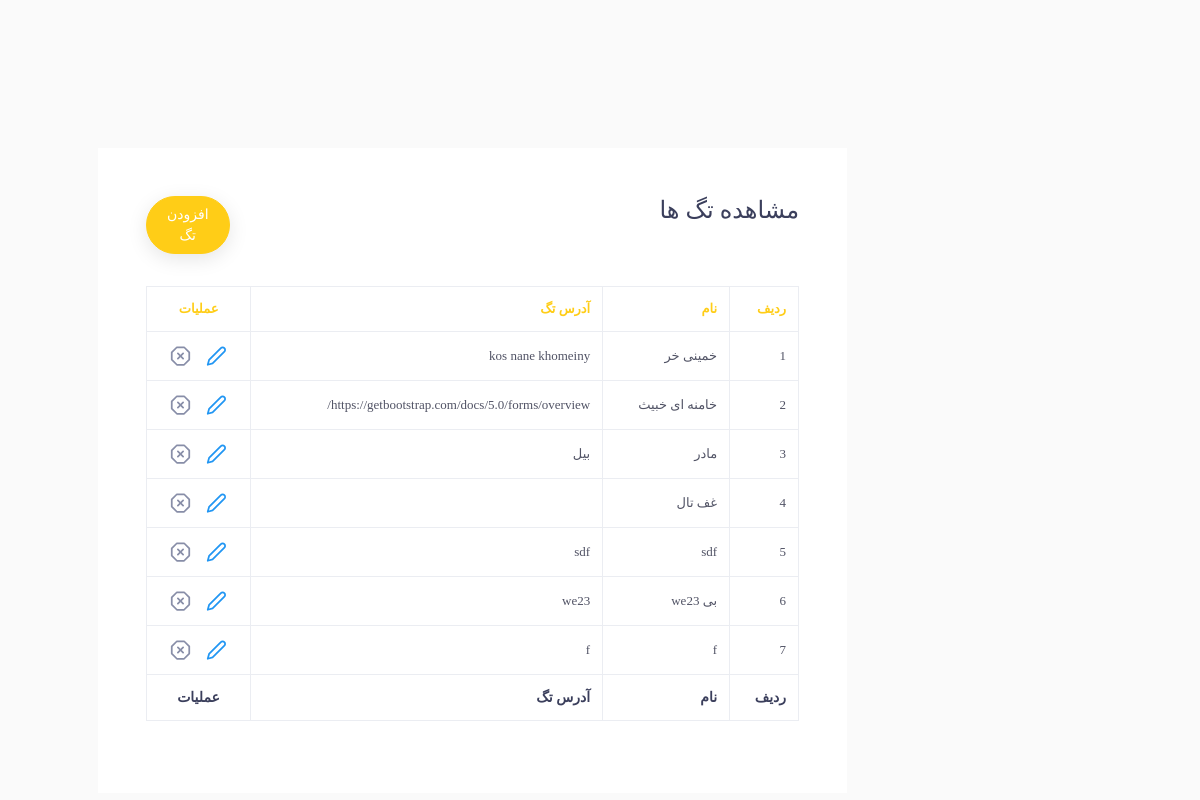
/dashbaord/tag, run on the app's committed database.
### Post/models.py (models this page shows, shortened)
class ArticleTags(models.Model):
    title = models.CharField(max_length=50, verbose_name="عنوان تگ")
    url = models.TextField(verbose_name="آدرس تگ", unique=True)

### Post/views.py (the view)
# urls.py: path('tag',views.TagManer.as_view(),name="tag_admin"),
class TagManer(ListView):
    template_name = 'Post/listTag.html'
    model = ArticleTags
    context_object_name = 'data'

### Post/templates/Post/listTag.html (shortened to what this page needs)
{% extends 'shared/base.html' %}
{% load static %}
{% block header_reference %}
    <link href="{% static 'admin_panel/assets/css/tables/table-basic.css' %}" rel="stylesheet" type="text/css">
{% endblock %}
{% block content %}
    {% load poll_extras %}
    <div class="col-lg-10 mx-auto mt-5 ">
        <div class="table-responsive bg-white p-5">
            <div class="widget-header">
                <div class="row">
                    <div class="col-xl-10 col-md-10 col-sm-10 col-10 mb-4 ">
                        <h4>مشاهده تگ ها</h4>
                    </div>
                    <div class="col-md-2 mb-4">
                        <a href="{% url 'tag_add_admin'  %}" class="btn btn-primary mb-2 mr-2 btn-rounded">افزودن
                            تگ</a>
                    </div>
                </div>
            </div>
            <table class="table table-bordered table-hover table-condensed mb-4">
                <thead>
                <tr>
                    <th>ردیف</th>
                    <th>نام</th>
                    <th>آدرس تگ</th>
                    <th class="text-center">عملیات</th>
                </tr>
                </thead>
                <tbody>
                {% for item in data %}
                    <tr>
                        <td>
                            {{ forloop.counter }}
                        </td>
                        <td>
                            {{ item.title }}
                        </td>
                        <td>
                            {{ item.url }}
                        </td>
                        <td class="text-center">
                            <ul class="table-controls">
                                <li>
                                    <a href="{% url 'tag_edit_admin' id=item.id  %}"
                                       style="margin-right: 1x;color: red"
                                       class="bs-tooltip mr-2 text-or" data-toggle="tooltip" data-placement="top"
                                       title="" data-original-title="ویرایش">
                                        <svg xmlns="http://www.w3.org/2000/svg" width="24" height="24"
                                             viewBox="0 0 24 24" fill="none" stroke="currentColor" stroke-width="2"
                                             stroke-linecap="round" stroke-linejoin="round"
                                             class="feather feather-edit-2 text-info">
                                            <path d="M17 3a2.828 2.828 0 1 1 4 4L7.5 20.5 2 22l1.5-5.5L17 3z"></path>
                                        </svg>
                                    </a>
                                    <a href="{% url 'tag_delete_admin' item.id %}"
                                       style="margin-right: 3px;color: red"
                                       class="bs-tooltip  text-or" data-toggle="tooltip" data-placement="top"
                                       title="" data-original-title="حذف">
                                    </a>
                                </li>
                            </ul>
                        </td>
                    </tr>
                {% endfor %}
                </tbody>
                <tfoot>
                <tr>
                    <th>ردیف</th>
                    <th>نام</th>
                    <th>آدرس تگ</th>
                    <th class="text-center">عملیات</th>
                </tr>
                </tfoot>
            </table>
        </div>
    </div>
{% endblock %}

### static/admin_panel/assets/css/tables/table-basic.css (style rules this page uses)
.table-controls { padding: 0; margin: 0; list-style: none; }
.table-controls > li { display: inline-block; margin: 0 2px; line-height: 1; }
.table-controls > li > a { display: inline-block; }

### static/admin_panel/assets/css/main.css (style rules this page uses)
html { min-height: 100%; direction: rtl; }
body { color: #888ea8; height: 100%; font-size: 0.875rem; background: #fafafa; overflow-x: hidden; overflow-y: auto; letter-spacing: 0.0312rem; font-family: 'Quicksand', sans-serif; }
h1, h2, h3, h4, h5, h6 { color: #3b3f5c; }
a { color: #515365; outline: none; }
.btn { padding: 0.4375rem 1.25rem; text-shadow: none; font-size: 14px; color: #3b3f5c; font-weight: normal; white-space: normal; word-wrap: break-word; transition: .2s ease-out; touch-action: manipulation; cursor: pointer; background-color: #f1f2f3; box-shadow: 0px 5px 20px 0 rgba(0, 0, 0, 0.1); will-change: opacity, transform; transition: all 0.3s ease-out; -webkit-transition: all 0.3s ease-out; }
.btn-primary { color: #fff !important; background-color: #ffcd17 !important; border-color: #ffcd17; }
.btn-rounded { -webkit-border-radius: 1.875rem !important; -moz-border-radius: 1.875rem !important; -ms-border-radius: 1.875rem !important; -o-border-radius: 1.875rem !important; border-radius: 1.875rem !important; }
.table-bordered { border: 1px solid #f1f2f3; }
.table > tbody > tr > td { vertical-align: middle; color: #515365; font-size: 13px; letter-spacing: 1px; }
.table > thead > tr > th { color: #ffcd17; font-weight: 700; font-size: 13px; letter-spacing: 1px; text-transform: uppercase; }
.table-bordered td, .table-bordered th { border: 1px solid #ebedf2; }
.table thead th { vertical-align: bottom; border-bottom: none; }
.table-controls > li > a svg { color: #25d5e4; }
.table-controls > li > a svg { color: #888ea8; width: 21px; }
.table > tfoot > tr > th { color: #3b3f5c; }
.text-info { color: #2196f3 !important; }

### static/admin_panel/assets/css/structure.css (style rules this page uses)
html { min-height: 100%; direction: rtl; }
body { color: #888ea8; height: 100%; font-size: 0.875rem; background: #fafafa; overflow-x: hidden; overflow-y: auto; letter-spacing: 0.0312rem; font-family: 'Quicksand', sans-serif; }
h1, h2, h3, h4, h5, h6 { color: #3b3f5c; }

### data on the page
ArticleTags: title "خمینی خر", url "kos nane khomeiny"
ArticleTags: title "خامنه ای خبیث", url "https://getbootstrap.com/docs/5.0/forms/overview/"
ArticleTags: title "مادر", url "بیل"
ArticleTags: title "غف تال"
ArticleTags: title "sdf", url "sdf"
ArticleTags: title "بی we23", url "we23"
ArticleTags: title "f", url "f"
